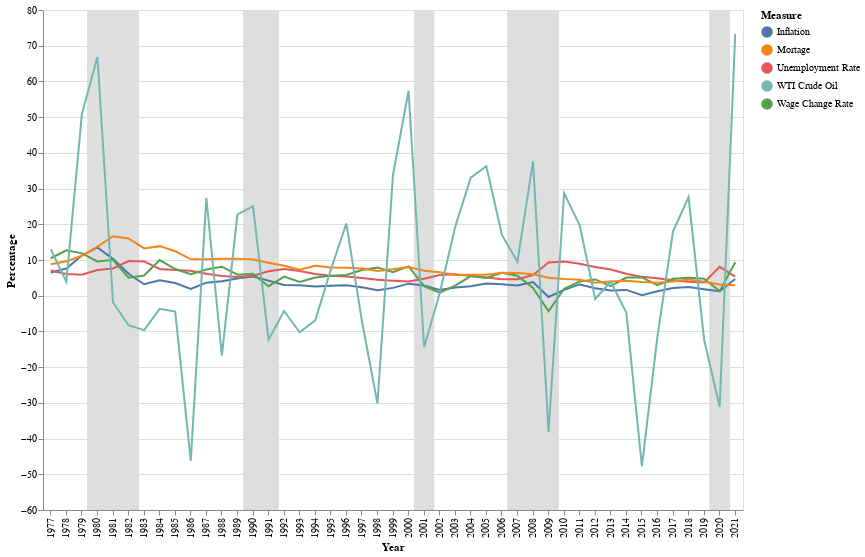

Here is the notebook cell this chart was saved with:
### Code cell
# select a point for which to provide details-on-demand
label = alt.selection_single(
    encodings=['x'], # limit selection to x-axis value
    on='mouseover',  # select on mouseover events
    nearest=True,    # select data point nearest the cursor
    empty='none'   # empty selection includes no data points

)


# define our base line chart of stock prices
base = alt.Chart().mark_line().encode(
    alt.X('Year:O'),
    alt.Y('Value:Q', title = 'Percentage'),
    alt.Color('Measure:N')
)

rec = alt.Chart().mark_bar(color = '#dedede',size = 20).encode(
    alt.X('Year:O'),
    alt.Y('Recession:Q'),
    alt.Y2('Recession2:Q')
)

chart = alt.layer(
    
    rec,
    base, # base line chart

    # add a rule mark to serve as a guide line
    alt.Chart().mark_rule(color='#aaa').encode(
        x='Year:O'
    ).transform_filter(label),
    
    # add circle marks for selected time points, hide unselected points
    base.mark_circle().encode(
        opacity=alt.condition(label, alt.value(1), alt.value(0))
    ).add_selection(label),

    # add white stroked text to provide a legible background for labels
    base.mark_text(align='left', dx=5, dy=-5, stroke='white', strokeWidth=2).encode(
        text='Value:Q'
    ).transform_filter(label),

    # add text labels for stock prices
    base.mark_text(align='left', dx=5, dy=-5).encode(
        text='Value:Q'
    ).transform_filter(label),

        # add text labels for stock prices
    rec.mark_text(align='center', dx=5, dy=-5).encode(
        text='Recession_Type:N'
    ).transform_filter(label),

    data=data
).properties(
    width=700,
    height=500


)
chart.interactive()

### Figure 1 — Vega-Lite specification as saved in the notebook (floating-point values rounded to 4 significant figures; data arrays with more than 128 entries replaced by an {"elided": "..."} marker saying what was removed)
{"config": {"view": {"continuousWidth": 400, "continuousHeight": 300}}, "layer": [{"mark": {"type": "bar", "color": "#dedede", "size": 20}, "encoding": {"x": {"field": "Year", "type": "ordinal"}, "y": {"field": "Recession", "type": "quantitative"}, "y2": {"field": "Recession2"}}, "selection": {"selector089": {"type": "interval", "bind": "scales", "encodings": ["x", "y"]}}}, {"mark": "line", "encoding": {"color": {"field": "Measure", "type": "nominal"}, "x": {"field": "Year", "type": "ordinal"}, "y": {"field": "Value", "title": "Percentage", "type": "quantitative"}}}, {"mark": {"type": "rule", "color": "#aaa"}, "encoding": {"x": {"field": "Year", "type": "ordinal"}}, "transform": [{"filter": {"selection": "selector088"}}]}, {"mark": "circle", "encoding": {"color": {"field": "Measure", "type": "nominal"}, "opacity": {"condition": {"value": 1, "selection": "selector088"}, "value": 0}, "x": {"field": "Year", "type": "ordinal"}, "y": {"field": "Value", "title": "Percentage", "type": "quantitative"}}, "selection": {"selector088": {"type": "single", "encodings": ["x"], "on": "mouseover", "nearest": true, "empty": "none"}}}, {"mark": {"type": "text", "align": "left", "dx": 5, "dy": -5, "stroke": "white", "strokeWidth": 2}, "encoding": {"color": {"field": "Measure", "type": "nominal"}, "text": {"field": "Value", "type": "quantitative"}, "x": {"field": "Year", "type": "ordinal"}, "y": {"field": "Value", "title": "Percentage", "type": "quantitative"}}, "transform": [{"filter": {"selection": "selector088"}}]}, {"mark": {"type": "text", "align": "left", "dx": 5, "dy": -5}, "encoding": {"color": {"field": "Measure", "type": "nominal"}, "text": {"field": "Value", "type": "quantitative"}, "x": {"field": "Year", "type": "ordinal"}, "y": {"field": "Value", "title": "Percentage", "type": "quantitative"}}, "transform": [{"filter": {"selection": "selector088"}}]}, {"mark": {"type": "text", "align": "center", "dx": 5, "dy": -5}, "encoding": {"text": {"field": "Recession_Type", "type": "nominal"}, "x": {"field": "Year", "type": "ordinal"}, "y": {"field": "Recession", "type": "quantitative"}, "y2": {"field": "Recession2"}}, "transform": [{"filter": {"selection": "selector088"}}]}], "data": {"name": "data-3c7e54b58d9b61b0286a8cb155a4d5ac"}, "height": 500, "width": 700, "$schema": "https://vega.github.io/schema/vega-lite/v4.17.0.json", "datasets": {"data-3c7e54b58d9b61b0286a8cb155a4d5ac": {"elided": "225 records"}}}
